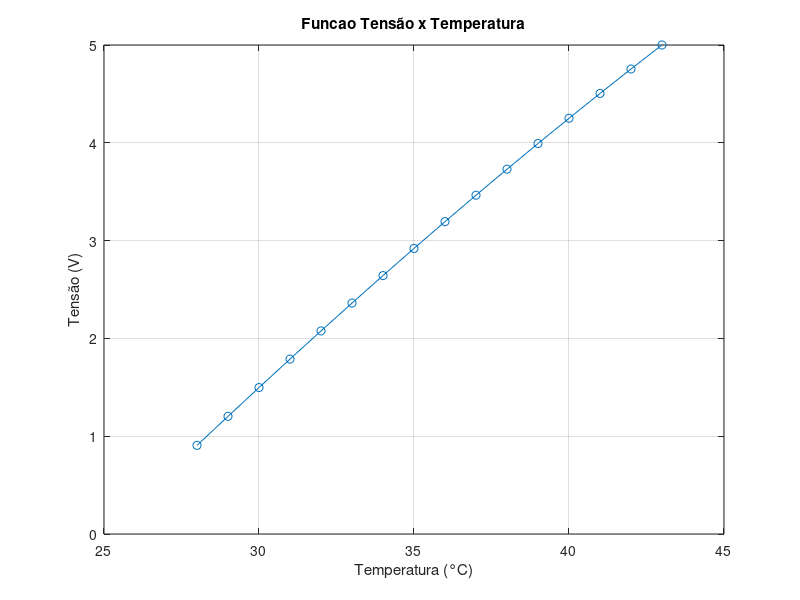

MATLAB code for this plot:
T = 28:1:43;
b = 3500;              % Coeficiente de temperatura
r25 = 10000;           % Resistência para a temperatura de 25 °C   
T0 = 25 + 273.15;      % Temperatura de referência igual a 25 °C

% Expressão que relaciona resistência e temperatura
r = r25 * exp(b * (1./(T + 273.15) - 1/T0));

% Componentes do circuito
R1 = 10000;
R2 = 10000;
R3 = 10000;

V1 = 5 * R2 / (R2 + R1);       % Valor da tensão na entrada + do AmpOp
V2 = 5 .* r ./ (r + R3);       % Valores de tensão na entrada - do AmpOp
A = 5 / (V1 - V2(end));        % Ganho do AmpOp para que 43 °C -> 5 V

% Expressão que relaciona tensão e temperatura
V0 = A * (V1 - V2);

% Plotando a curva V0(T)
plot(T, V0, 'o-')
grid
title('Funcao Tensão x Temperatura')
xlabel('Temperatura (°C)')
ylabel('Tensão (V)')
